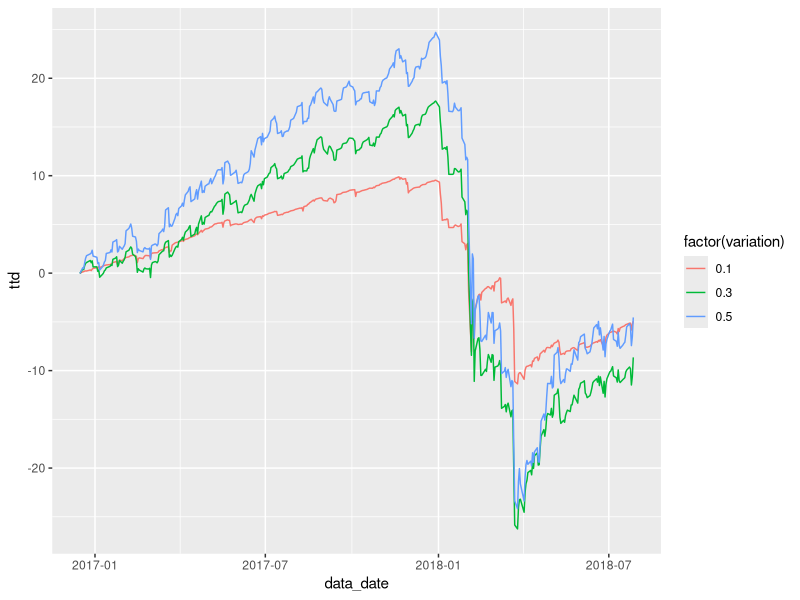

The R source for this figure:
## ---- chunk 1
knitr::opts_chunk$set(echo = TRUE)
## ---- chunk 2
######################
## loading packages ##
######################
library(tidyverse)
df_pnl <- read_csv("../data_output/spy_weekly_pnl.csv", col_types = cols())
getwd()
## ---- chunk 3
# cummulative PNL graph
df_pnl %>% 
    group_by(variation, data_date) %>% 
    summarize(
        daily = sum(dly_opt_pnl)
    ) %>% 
    mutate(
        ttd = cumsum(daily)
    ) %>% 
    ggplot() +
        geom_line(aes(x = data_date, y = ttd, color = factor(variation)))
 
## ---- chunk 4
# sharpe in 2017
df_pnl %>% 
    dplyr::filter(data_date < "2018-01-01") %>% 
    group_by(variation) %>% 
    summarize(
        sharpe_ratio = (mean(dly_opt_pnl) / sd(dly_opt_pnl)) * sqrt(252)
    )
